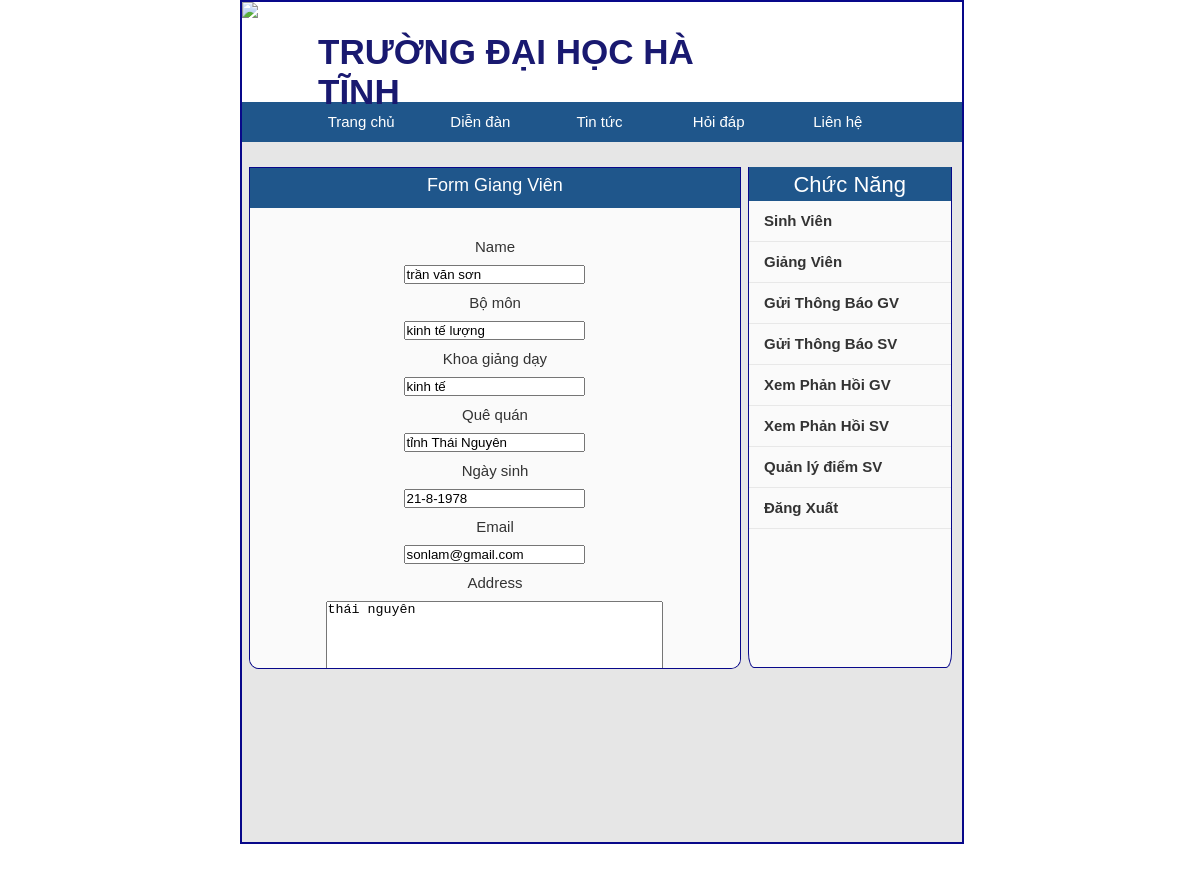
The app's page /update_sta/2 with its own data.
### management_app/models.py (models this page shows, shortened)
class Staff(models.Model):
    id = models.AutoField(primary_key=True)
    name = models.CharField(max_length=255)
    bomon = models.CharField(max_length=80)
    khoa_gd = models.CharField(max_length=80)
    ngaysinh = models.CharField(max_length=30)
    email = models.CharField(max_length=255)
    address = models.TextField()
    gender = models.CharField(max_length=255)
    quequan = models.CharField(max_length=30)
    sdt = models.CharField(max_length=255)
    objects = models.Manager()

### management_app/views.py (the view)
# urls.py: path('update_sta/<int:pk>', views.Update_Staff.as_view(), name='update_staff'),
class Update_Staff(UpdateView):
    model = Staff
    fields = ['id','name','bomon','khoa_gd','ngaysinh','quequan','email','address','sdt']
    success_url = reverse_lazy('staff')

### management_app/templates/management_app/staff_form.html (shortened to what this page needs)
<!DOCTYPE html>
<html>
<head>
</head>
<body>
	<div id=head>
		<div class="image">
			<img src="https://encrypted-tbn0.gstatic.com/images?q=tbn%3AANd9GcQe0c1APEhNJhpf1cB4hITUXZ-hLSYggqIy1w&usqp=CAU" width="100px" hight="100px">
		</div>
		<div class="head1">
			<p>TRƯỜNG ĐẠI HỌC HÀ TĨNH</p>
		</div>
	</div>
	<div id="menu">
  		<ul>
    		<li><a href="#">Trang chủ</a></li>
    		<li><a href="#">Diễn đàn</a></li>
    		<li><a href="#">Tin tức</a></li>
    	    <li><a href="#">Hỏi đáp</a></li>
    	    <li><a href="#">Liên hệ</a></li>
  		</ul>
	</div>
	<div id=body>
		<div class="left">
            <div class="left1">
                <p>Form Giang Viên</p>
            </div>
            <center>
            <form method="post">
                <label for="">Name</label><br/>
                <li>{{ form.name }}</li>
				<label for="">Bộ môn</label>
                <li>{{ form.bomon}}</li>
				<label for="">Khoa giảng dạy</label>
                <li>{{ form.khoa_gd}}</li>
				<label for="">Quê quán</label>
                <li>{{ form.quequan}}</li>
				<label for="">Ngày sinh</label>
                <li>{{ form.ngaysinh}}</li>
                <label for="">Email</label><br/>
                <li>{{ form.email }}</li>
                <label for="">Address</label>
                <li>{{ form.address}}</li>
            </form>
            </center>
		</div>
		<div class="right">
			<div class="right1">
				<p>Chức Năng</p>
			</div>
			<div id="menu1">
				<ul>
					<li><a href="{% url 'student' %}">Sinh Viên</a></li>
				    <li><a href="{% url 'staff' %}">Giảng Viên</a></li>
				    <li><a href="{% url 'noti_sta' %}">Gửi Thông Báo GV</a></li>
                    <li><a href="{% url 'noti_stu' %}">Gửi Thông Báo SV</a></li>
                    <li><a href="{% url 'feed_sta' %}">Xem Phản Hồi GV</a></li>
				    <li><a href="{% url 'feed_stu' %}">Xem Phản Hồi SV</a></li>
					<li><a href="{% url 'feed_stu' %}">Quản lý điểm SV</a></li>
                    <li><a href="{% url 'logout' %}">Đăng Xuất</a></li>
				</ul>
			</div>
		</div>
	</div>
</body>
</html>

### management_app/templates/management_app/staff_form.html (style rules this page uses)
#head { background-color: #ffffff; width: 60%; height: 100px; margin-left: 20%; border-left: solid; border-right: solid; border-top: solid; border-width: 2px; border-color: #08088A; }
.image { width: 30%px; height: 100px; float: left; }
.head1 { width: 70%; height: 100px; float: left; }
.head1 p { font-size: 35px; margin-left: 60px; color: #191970; font-weight: bold; margin-top: 30px; }
#body { width: 60%; margin-left: 20%; height: 700px; background-color: #E6E6E6; border-left: solid; border-right: solid; border-bottom: solid; border-width: 2px; border-color: #08088A; }
.right { width: 28%; height: 500px; float: left; margin-left: 1%; margin-top: 25px; border-left: solid; border-right: solid; border-bottom: solid; border-width: 1px; border-color: #08088A; background-color: #FAFAFA; border-bottom-left-radius: 3%; border-bottom-right-radius: 3%; }
.right1 { width: 100%; height: 34px; background-color: #1F568B; }
.right1 p { font-size: 22px; text-align: center; color: white; padding: 5px 5px; }
.left { background-color: #FAFAFA; width: 68%; height: 500px; float: left; margin-top: 25px; margin-left: 1%; border-left: solid; border-right: solid; border-top: solid; border-bottom: solid; border-width: 1px; border-color: #08088A; border-bottom-left-radius: 2%; border-bottom-right-radius: 2%; overflow: auto; }
.left1 { background-color: #1F568B; width: 100%; height: 40px; }
#menu { width: 60%; height: 40px; margin-left: 20%; border-left: solid; border-right: solid; border-width: 2px; border-color: #08088A; background-color: #191970; }
* { margin: 0; padding: 0; }
body { font-family: sans-serif; color: #333; }
#menu ul { background: #1F568B; list-style-type: none; text-align: center; }
#menu li { color: #f1f1f1; display: inline-block; width: 120px; height: 40px; line-height: 40px; margin-left: -5px; }
#menu a { text-decoration: none; color: #fff; display: block; }
#menu li { position: relative; }
body { font-family: sans-serif; font-size: 15px; }
#menu1 li { width: auto; height: 40px; line-height: 40px; border-bottom: 1px solid #e8e8e8; padding: 0 1em; list-style: none; }
.left center { margin-top:30px; }
.left li { list-style:none; padding:10px; }
.left1 p { color:white; font-size:18px; text-align:center; padding:7px 8px; }
#menu1 li a { text-decoration: none; color: #333; font-weight: bold; display: block; }

### records on screen
Staff: name "trần văn sơn", bomon "kinh tế lượng", khoa_gd "kinh tế", quequan "tỉnh Thái Nguyên", ngaysinh "21-8-1978", email "sonlam@gmail.com", address "thái nguyên"
